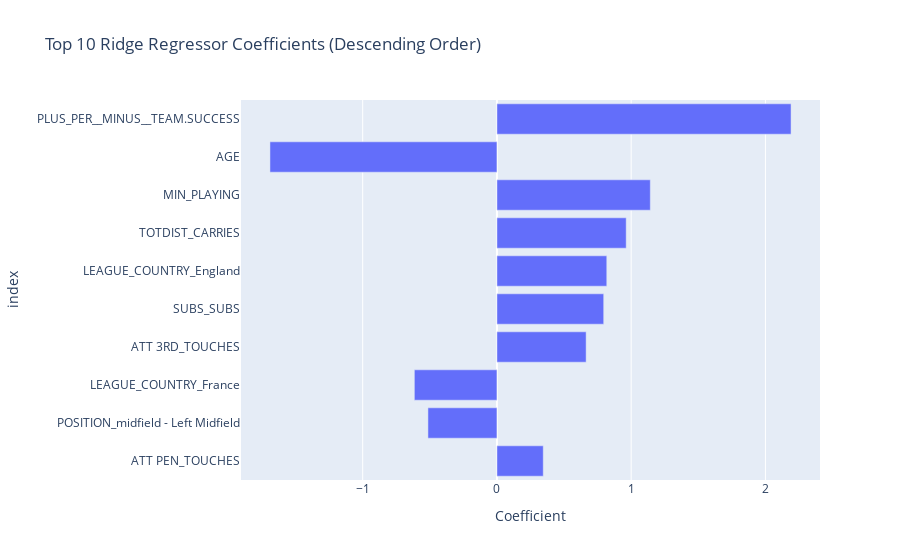

Notebook code cell kept with this figure:
### Code cell
import numpy as np
import plotly.express as px
import matplotlib.pyplot as plt
from sklearn.linear_model import Ridge
from sklearn.datasets import make_regression

# Sort the coefficients in descending order
sorted_coef_dict = dict(sorted(coef_dict_ridge.items(), key=lambda item: abs(item[1]), reverse=True))

# Select only the top 10 coefficients
top_coef_dict = {k: v for k, v in sorted_coef_dict.items() if k in list(sorted_coef_dict.keys())[:10]}

# Create a DataFrame for Plotly Express
coef_df = pd.DataFrame.from_dict(top_coef_dict, orient='index', columns=['Coefficient'])

# Create a bar plot using Plotly Express
fig = px.bar(coef_df, y=coef_df.index, x='Coefficient', orientation='h', title='Top 10 Ridge Regressor Coefficients (Descending Order)')
fig.update_layout(yaxis_autorange='reversed')  # Invert the y-axis
fig.show()

### Figure 1 — Plotly figure (JSON) as saved in the notebook; plotly's stock layout.template omitted (floating-point values rounded to 4 significant figures)
{"data": [{"alignmentgroup": "True", "hovertemplate": "Coefficient=%{x}<br>index=%{y}<extra></extra>", "legendgroup": "", "marker": {"color": "#636efa", "pattern": {"shape": ""}}, "name": "", "offsetgroup": "", "orientation": "h", "showlegend": false, "textposition": "auto", "type": "bar", "x": [2.191, -1.691, 1.143, 0.9629, 0.8183, 0.7953, 0.6644, -0.6153, -0.514, 0.345], "xaxis": "x", "y": ["PLUS_PER__MINUS__TEAM.SUCCESS", "AGE", "MIN_PLAYING", "TOTDIST_CARRIES", "LEAGUE_COUNTRY_England", "SUBS_SUBS", "ATT 3RD_TOUCHES", "LEAGUE_COUNTRY_France", "POSITION_midfield - Left Midfield", "ATT PEN_TOUCHES"], "yaxis": "y"}], "layout": {"barmode": "relative", "legend": {"tracegroupgap": 0}, "title": {"text": "Top 10 Ridge Regressor Coefficients (Descending Order)"}, "xaxis": {"anchor": "y", "domain": [0, 1], "title": {"text": "Coefficient"}}, "yaxis": {"anchor": "x", "autorange": "reversed", "domain": [0, 1], "title": {"text": "index"}}}}
